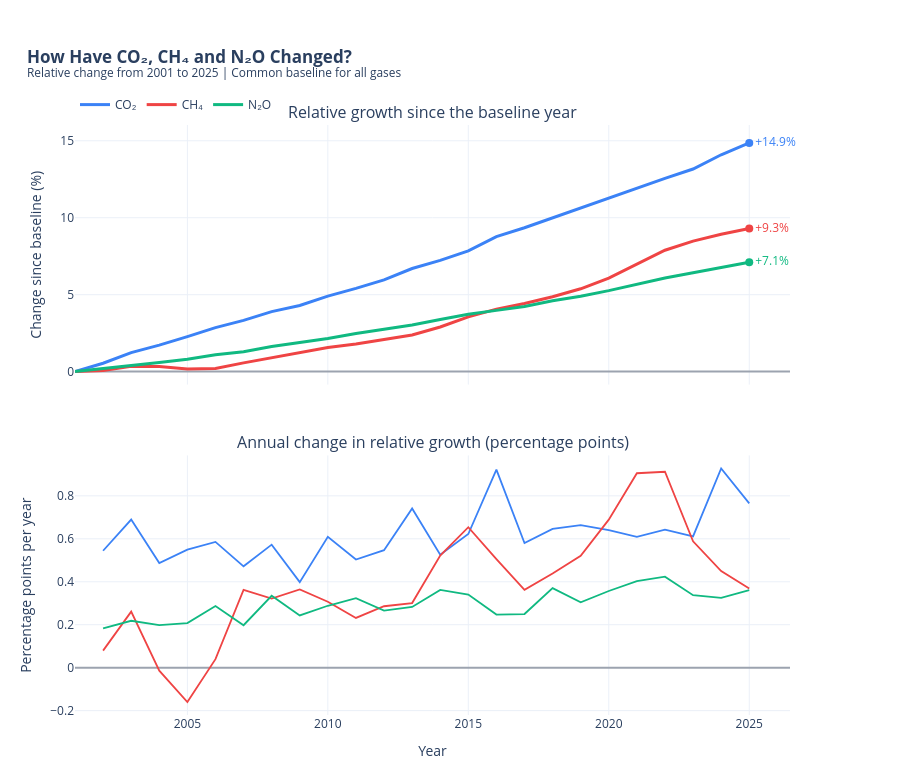

Notebook code cell kept with this figure:
### Markdown cell above
### How have CH4 and N2O changed, and are they growing faster or slower than CO2 in relative terms?

### Code cell
# 1. Keep years where all three gases have data
gases = ["co2_ppm", "ch4_ppb", "n2o_ppb"]

d = (
    yearlyDf.dropna(subset=gases)
    .sort_values("year")
    .reset_index(drop=True)
    .copy()
)

if len(d) < 2:
    raise ValueError("At least two complete years are required.")

start = int(d["year"].iloc[0])
end = int(d["year"].iloc[-1])
years = end - start

labels = {
    "co2_ppm": "CO₂",
    "ch4_ppb": "CH₄",
    "n2o_ppb": "N₂O",
}

colors = {
    "co2_ppm": "#3B82F6",
    "ch4_ppb": "#EF4444",
    "n2o_ppb": "#10B981",
}

# 2. Calculate relative changes from the common baseline
for g in gases:
    d[g + "_pct"] = (d[g] / d[g].iloc[0] - 1) * 100

# 3. Create a two-panel figure
fig = make_subplots(
    rows=2,
    cols=1,
    shared_xaxes=True,
    vertical_spacing=0.12,
    subplot_titles=(
        "Relative growth since the baseline year",
        "Annual change in relative growth (percentage points)",
    ),
)

for g in gases:
    pct_col = g + "_pct"

    # Main cumulative percentage growth line
    fig.add_trace(
        go.Scatter(
            x=d["year"],
            y=d[pct_col],
            mode="lines",
            name=labels[g],
            line=dict(color=colors[g], width=3),
            hovertemplate=(
                "<b>%{x}</b><br>"
                + labels[g]
                + ": %{y:.2f}%<extra></extra>"
            ),
        ),
        row=1,
        col=1,
    )

    # Endpoint marker and label
    final_pct = d[pct_col].iloc[-1]

    fig.add_trace(
        go.Scatter(
            x=[end],
            y=[final_pct],
            mode="markers+text",
            text=[f"{final_pct:+.1f}%"],
            textposition="middle right",
            textfont=dict(color=colors[g], size=12),
            marker=dict(color=colors[g], size=8),
            showlegend=False,
            hoverinfo="skip",
            cliponaxis=False,
        ),
        row=1,
        col=1,
    )

    # Year-on-year change in the percentage-growth index
    annual_change = d[pct_col].diff()

    fig.add_trace(
        go.Scatter(
            x=d["year"],
            y=annual_change,
            mode="lines",
            name=labels[g] + " annual change",
            line=dict(color=colors[g], width=1.8),
            showlegend=False,
            hovertemplate=(
                "<b>%{x}</b><br>"
                + labels[g]
                + ": %{y:+.3f} percentage points"
                + "<extra></extra>"
            ),
        ),
        row=2,
        col=1,
    )

fig.update_layout(
    template="plotly_white",
    title=dict(
        text=(
            f"<b>How Have CO₂, CH₄ and N₂O Changed?</b>"
            f"<br><sup>Relative change from {start} to {end}"
            f" | Common baseline for all gases</sup>"
        ),
        x=0.03,
        xanchor="left",
    ),
    height=780,
    hovermode="x unified",
    legend=dict(
        orientation="h",
        yanchor="bottom",
        y=1.01,
        xanchor="left",
        x=0,
    ),
    margin=dict(l=75, r=110, t=125, b=65),
)

fig.update_yaxes(
    title_text="Change since baseline (%)",
    zeroline=True,
    zerolinecolor="#9CA3AF",
    row=1,
    col=1,
)

fig.update_yaxes(
    title_text="Percentage points per year",
    zeroline=True,
    zerolinecolor="#9CA3AF",
    row=2,
    col=1,
)

fig.update_xaxes(title_text="Year", row=2, col=1)
fig.show()

# 4. Calculate statistics for the research question
rows = []

for g in gases:
    initial = d[g].iloc[0]
    final = d[g].iloc[-1]
    total_pct = (final / initial - 1) * 100

    # Geometric annualized growth rate
    annualized_pct = ((final / initial) ** (1 / years) - 1) * 100

    # Absolute concentration change per year
    absolute_per_year = (final - initial) / years

    rows.append({
        "Gas": labels[g],
        "Start concentration": initial,
        "End concentration": final,
        "Absolute change": final - initial,
        "Total change (%)": total_pct,
        "Annualized growth (%)": annualized_pct,
        "Absolute change/year": absolute_per_year,
    })

summary = pd.DataFrame(rows).set_index("Gas")

print(f"Period: {start}–{end} ({years} elapsed years)")
print("\nConcentration and relative growth:")
print(summary.round(3).to_string())

# 5. Compare relative growth against CO2
co2_rate = summary.loc["CO₂", "Annualized growth (%)"]

print()
print("RESEARCH QUESTION: CH4 AND N2O VS CO2")

for gas in ["CH₄", "N₂O"]:
    rate = summary.loc[gas, "Annualized growth (%)"]
    difference = rate - co2_rate

    if difference > 0.001:
        comparison = "faster"
    elif difference < -0.001:
        comparison = "slower"
    else:
        comparison = "at approximately the same rate"

    print(
        f"{gas}: increased {summary.loc[gas, 'Total change (%)']:.2f}% "
        f"overall, with an annualized growth rate of {rate:.3f}%."
    )
    print(
        f"  Relative to CO₂ ({co2_rate:.3f}% annually), "
        f"{gas} grew {comparison} by {abs(difference):.3f} "
        "percentage points per year."
    )

### Figure 1 — Plotly figure (JSON) as saved in the notebook; plotly's stock layout.template omitted (floating-point values rounded to 4 significant figures)
{"data": [{"hovertemplate": "<b>%{x}</b><br>CO₂: %{y:.2f}%<extra></extra>", "line": {"color": "#3B82F6", "width": 3}, "mode": "lines", "name": "CO₂", "type": "scatter", "x": [2001, 2002, 2003, 2004, 2005, 2006, 2007, 2008, 2009, 2010, 2011, 2012, 2013, 2014, 2015, 2016, 2017, 2018, 2019, 2020, 2021, 2022, 2023, 2024, 2025], "xaxis": "x", "y": [0, 0.5444, 1.234, 1.721, 2.271, 2.856, 3.328, 3.901, 4.299, 4.909, 5.412, 5.959, 6.701, 7.226, 7.849, 8.77, 9.351, 9.997, 10.66, 11.3, 11.91, 12.55, 13.16, 14.09, 14.86], "yaxis": "y"}, {"cliponaxis": false, "hoverinfo": "skip", "marker": {"color": "#3B82F6", "size": 8}, "mode": "markers+text", "showlegend": false, "text": ["+14.9%"], "textfont": {"color": "#3B82F6", "size": 12}, "textposition": "middle right", "type": "scatter", "x": [2025], "xaxis": "x", "y": [14.86], "yaxis": "y"}, {"hovertemplate": "<b>%{x}</b><br>CO₂: %{y:+.3f} percentage points<extra></extra>", "line": {"color": "#3B82F6", "width": 1.8}, "mode": "lines", "name": "CO₂ annual change", "showlegend": false, "type": "scatter", "x": [2001, 2002, 2003, 2004, 2005, 2006, 2007, 2008, 2009, 2010, 2011, 2012, 2013, 2014, 2015, 2016, 2017, 2018, 2019, 2020, 2021, 2022, 2023, 2024, 2025], "xaxis": "x2", "y": [null, 0.5444, 0.6897, 0.4871, 0.5496, 0.5854, 0.4718, 0.5728, 0.3983, 0.6097, 0.5035, 0.5471, 0.7412, 0.5258, 0.6222, 0.9218, 0.5804, 0.6463, 0.6641, 0.64, 0.6094, 0.6425, 0.6115, 0.9279, 0.765], "yaxis": "y2"}, {"hovertemplate": "<b>%{x}</b><br>CH₄: %{y:.2f}%<extra></extra>", "line": {"color": "#EF4444", "width": 3}, "mode": "lines", "name": "CH₄", "type": "scatter", "x": [2001, 2002, 2003, 2004, 2005, 2006, 2007, 2008, 2009, 2010, 2011, 2012, 2013, 2014, 2015, 2016, 2017, 2018, 2019, 2020, 2021, 2022, 2023, 2024, 2025], "xaxis": "x", "y": [0, 0.07941, 0.3404, 0.3265, 0.1666, 0.2062, 0.5684, 0.8904, 1.255, 1.562, 1.793, 2.079, 2.38, 2.902, 3.555, 4.061, 4.424, 4.862, 5.383, 6.072, 6.978, 7.89, 8.478, 8.928, 9.296], "yaxis": "y"}, {"cliponaxis": false, "hoverinfo": "skip", "marker": {"color": "#EF4444", "size": 8}, "mode": "markers+text", "showlegend": false, "text": ["+9.3%"], "textfont": {"color": "#EF4444", "size": 12}, "textposition": "middle right", "type": "scatter", "x": [2025], "xaxis": "x", "y": [9.296], "yaxis": "y"}, {"hovertemplate": "<b>%{x}</b><br>CH₄: %{y:+.3f} percentage points<extra></extra>", "line": {"color": "#EF4444", "width": 1.8}, "mode": "lines", "name": "CH₄ annual change", "showlegend": false, "type": "scatter", "x": [2001, 2002, 2003, 2004, 2005, 2006, 2007, 2008, 2009, 2010, 2011, 2012, 2013, 2014, 2015, 2016, 2017, 2018, 2019, 2020, 2021, 2022, 2023, 2024, 2025], "xaxis": "x2", "y": [null, 0.07941, 0.261, -0.01383, -0.16, 0.03961, 0.3622, 0.322, 0.3643, 0.3069, 0.2316, 0.2859, 0.3009, 0.5216, 0.6538, 0.5054, 0.3627, 0.4387, 0.521, 0.6892, 0.9053, 0.9122, 0.5884, 0.4499, 0.3683], "yaxis": "y2"}, {"hovertemplate": "<b>%{x}</b><br>N₂O: %{y:.2f}%<extra></extra>", "line": {"color": "#10B981", "width": 3}, "mode": "lines", "name": "N₂O", "type": "scatter", "x": [2001, 2002, 2003, 2004, 2005, 2006, 2007, 2008, 2009, 2010, 2011, 2012, 2013, 2014, 2015, 2016, 2017, 2018, 2019, 2020, 2021, 2022, 2023, 2024, 2025], "xaxis": "x", "y": [0, 0.1828, 0.4012, 0.5995, 0.8071, 1.094, 1.292, 1.627, 1.87, 2.158, 2.482, 2.748, 3.031, 3.393, 3.733, 3.98, 4.23, 4.6, 4.904, 5.261, 5.665, 6.088, 6.426, 6.751, 7.112], "yaxis": "y"}, {"cliponaxis": false, "hoverinfo": "skip", "marker": {"color": "#10B981", "size": 8}, "mode": "markers+text", "showlegend": false, "text": ["+7.1%"], "textfont": {"color": "#10B981", "size": 12}, "textposition": "middle right", "type": "scatter", "x": [2025], "xaxis": "x", "y": [7.112], "yaxis": "y"}, {"hovertemplate": "<b>%{x}</b><br>N₂O: %{y:+.3f} percentage points<extra></extra>", "line": {"color": "#10B981", "width": 1.8}, "mode": "lines", "name": "N₂O annual change", "showlegend": false, "type": "scatter", "x": [2001, 2002, 2003, 2004, 2005, 2006, 2007, 2008, 2009, 2010, 2011, 2012, 2013, 2014, 2015, 2016, 2017, 2018, 2019, 2020, 2021, 2022, 2023, 2024, 2025], "xaxis": "x2", "y": [null, 0.1828, 0.2184, 0.1983, 0.2076, 0.2871, 0.1976, 0.3348, 0.2434, 0.2882, 0.324, 0.266, 0.2826, 0.3619, 0.3403, 0.2471, 0.2497, 0.3704, 0.3042, 0.3569, 0.4033, 0.4238, 0.3377, 0.3253, 0.3606], "yaxis": "y2"}], "layout": {"annotations": [{"font": {"size": 16}, "showarrow": false, "text": "Relative growth since the baseline year", "x": 0.5, "xanchor": "center", "xref": "paper", "y": 1, "yanchor": "bottom", "yref": "paper"}, {"font": {"size": 16}, "showarrow": false, "text": "Annual change in relative growth (percentage points)", "x": 0.5, "xanchor": "center", "xref": "paper", "y": 0.44, "yanchor": "bottom", "yref": "paper"}], "height": 780, "hovermode": "x unified", "legend": {"orientation": "h", "x": 0, "xanchor": "left", "y": 1.01, "yanchor": "bottom"}, "margin": {"b": 65, "l": 75, "r": 110, "t": 125}, "title": {"text": "<b>How Have CO₂, CH₄ and N₂O Changed?</b><br><sup>Relative change from 2001 to 2025 | Common baseline for all gases</sup>", "x": 0.03, "xanchor": "left"}, "xaxis": {"anchor": "y", "domain": [0, 1], "matches": "x2", "showticklabels": false}, "xaxis2": {"anchor": "y2", "domain": [0, 1], "title": {"text": "Year"}}, "yaxis": {"anchor": "x", "domain": [0.56, 1], "title": {"text": "Change since baseline (%)"}, "zeroline": true, "zerolinecolor": "#9CA3AF"}, "yaxis2": {"anchor": "x2", "domain": [0, 0.44], "title": {"text": "Percentage points per year"}, "zeroline": true, "zerolinecolor": "#9CA3AF"}}}
